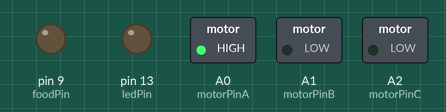
The sketch below on a simulated Arduino Uno, built with avr-gcc and run on an emulated ATmega328P. Shown: switched loads named in the sketch (green lamp = pin HIGH), output pins drawn as LEDs (lit = HIGH).

Above: at 2.5 s.
At 12.5 s:
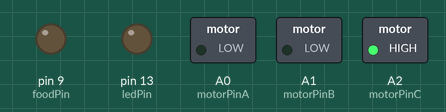
At 25.0 s:
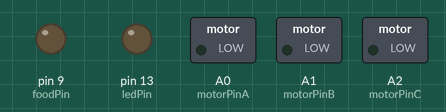
At 42.5 s:
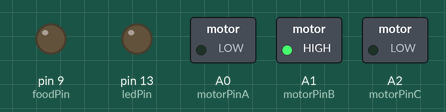
Timing chart, 0 to 45.5 s (numbered marks = the images above):
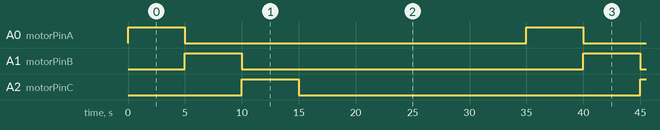

The sketch:

hometank_pumptest.ino
```cpp
/*
This is an arduino code to control custom made home tank feeding/training chamber. It controls a servo for feeding and a peristaltic pump for odor delivery. NT- 23/11/2018
*/

int motorPinA = A0; // pin that turns on the pump 1
int motorPinB = A1; // pin that turns on the pump 2
int motorPinC = A2; // pin that turns on the pump 3
int foodPin = 9; // pin for feeder
//long watertime = 60 ; // pump ON, in seconds
long odortime = 30 ; // pump ON, in seconds
long waittimeShort =2364 ;//2300; // 40min (normal ITI) - a trial length (watertime is added in)
long waittimeLong = 38304 ; //10h40 (length of lights off period)-trial time, in seconds
long waittimeBegin = 900; //in seconds, 15min (how long after you start to run the arduino, the first training happens, optional)
long waittimeEnd = 1464; //in seconds, 25min -trial, if you do have a waittimeBegin, to make sure when the code loops, ITI ends up waittimeShort (watertime is added in)
int interval =4; // interval between odor delivery and food delivery, in seconds (depends on tubing length and flow rate)
int feedTime = 2; //how long the feeding will happen, in seconds
int ledPin = 13;//LED blink pin


void setup() {
  pinMode(motorPinA, OUTPUT);  // CS+ #1 (R)
  pinMode(motorPinB, OUTPUT); // CS+ #2 (A)
  pinMode(motorPinC, OUTPUT); // CS- (H)
  pinMode(foodPin, OUTPUT);// set pin9 to an output for feeding
  pinMode(ledPin, OUTPUT); // set pin 13 to an output to use it to turn on the LED

}

void loop() {
  digitalWrite(motorPinA,HIGH);
  delay(5000);
  digitalWrite(motorPinA,LOW);

  digitalWrite(motorPinB,HIGH);
  delay(5000);
  digitalWrite(motorPinB,LOW);

  digitalWrite(motorPinC,HIGH);
  delay(5000);
  digitalWrite(motorPinC,LOW);

  delay(20000);
}
```

Measured:
- by itself, A0 (motorPinA), A1 (motorPinB), A2 (motorPinC): alternates HIGH for 5.0 s and LOW for 30.0 s
- by itself, everything shown: repeats every 35.0 s, in 4 steps
